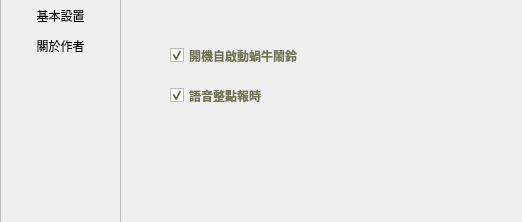
<?xml version="1.0" encoding="UTF-8"?>
<ui version="4.0">
 <class>SettingDlg</class>
 <widget class="QDialog" name="SettingDlg">
  <property name="geometry">
   <rect>
    <x>0</x>
    <y>0</y>
    <width>522</width>
    <height>222</height>
   </rect>
  </property>
  <property name="sizePolicy">
   <sizepolicy hsizetype="Fixed" vsizetype="Fixed">
    <horstretch>0</horstretch>
    <verstretch>0</verstretch>
   </sizepolicy>
  </property>
  <property name="windowTitle">
   <string>SettingDlg</string>
  </property>
  <property name="sizeGripEnabled">
   <bool>false</bool>
  </property>
  <property name="modal">
   <bool>false</bool>
  </property>
  <widget class="QFrame" name="frame">
   <property name="geometry">
    <rect>
     <x>0</x>
     <y>-10</y>
     <width>121</width>
     <height>241</height>
    </rect>
   </property>
   <property name="frameShape">
    <enum>QFrame::StyledPanel</enum>
   </property>
   <property name="frameShadow">
    <enum>QFrame::Plain</enum>
   </property>
   <widget class="QToolButton" name="btnSetting">
    <property name="geometry">
     <rect>
      <x>0</x>
      <y>10</y>
      <width>121</width>
      <height>31</height>
     </rect>
    </property>
    <property name="font">
     <font>
      <family>Arial</family>
      <weight>50</weight>
      <bold>false</bold>
     </font>
    </property>
    <property name="text">
     <string>基本設置</string>
    </property>
    <property name="icon">
     <iconset resource="AlarmClock.qrc">
      <normaloff>:/AlarmClock/Resources/exit.png</normaloff>:/AlarmClock/Resources/exit.png</iconset>
    </property>
    <property name="checkable">
     <bool>false</bool>
    </property>
    <property name="checked">
     <bool>false</bool>
    </property>
    <property name="toolButtonStyle">
     <enum>Qt::ToolButtonTextBesideIcon</enum>
    </property>
    <property name="autoRaise">
     <bool>true</bool>
    </property>
   </widget>
   <widget class="QToolButton" name="btnAbout">
    <property name="geometry">
     <rect>
      <x>0</x>
      <y>40</y>
      <width>121</width>
      <height>31</height>
     </rect>
    </property>
    <property name="text">
     <string>關於作者</string>
    </property>
    <property name="icon">
     <iconset resource="AlarmClock.qrc">
      <normaloff>:/AlarmClock/Resources/about_btn.png</normaloff>:/AlarmClock/Resources/about_btn.png</iconset>
    </property>
    <property name="checkable">
     <bool>false</bool>
    </property>
    <property name="toolButtonStyle">
     <enum>Qt::ToolButtonTextBesideIcon</enum>
    </property>
    <property name="autoRaise">
     <bool>true</bool>
    </property>
   </widget>
  </widget>
  <widget class="QStackedWidget" name="stackedWidget">
   <property name="geometry">
    <rect>
     <x>130</x>
     <y>10</y>
     <width>391</width>
     <height>211</height>
    </rect>
   </property>
   <property name="currentIndex">
    <number>0</number>
   </property>
   <widget class="QWidget" name="page1">
    <widget class="QCheckBox" name="checkBox">
     <property name="geometry">
      <rect>
       <x>40</x>
       <y>30</y>
       <width>181</width>
       <height>31</height>
      </rect>
     </property>
     <property name="font">
      <font>
       <family>Arial</family>
       <weight>75</weight>
       <bold>true</bold>
      </font>
     </property>
     <property name="styleSheet">
      <string notr="true">color: rgb(115, 115, 86);</string>
     </property>
     <property name="text">
      <string>開機自啟動蝸牛鬧鈴</string>
     </property>
     <property name="checked">
      <bool>true</bool>
     </property>
     <property name="tristate">
      <bool>false</bool>
     </property>
    </widget>
    <widget class="QCheckBox" name="checkBox_2">
     <property name="geometry">
      <rect>
       <x>40</x>
       <y>70</y>
       <width>181</width>
       <height>31</height>
      </rect>
     </property>
     <property name="font">
      <font>
       <family>Arial</family>
       <weight>75</weight>
       <bold>true</bold>
      </font>
     </property>
     <property name="styleSheet">
      <string notr="true">color: rgb(115, 115, 86);</string>
     </property>
     <property name="text">
      <string>語音整點報時</string>
     </property>
     <property name="checked">
      <bool>true</bool>
     </property>
     <property name="tristate">
      <bool>false</bool>
     </property>
    </widget>
   </widget>
   <widget class="QWidget" name="page2">
    <widget class="QLabel" name="label">
     <property name="geometry">
      <rect>
       <x>200</x>
       <y>20</y>
       <width>171</width>
       <height>161</height>
      </rect>
     </property>
     <property name="autoFillBackground">
      <bool>false</bool>
     </property>
     <property name="text">
      <string/>
     </property>
     <property name="pixmap">
      <pixmap resource="AlarmClock.qrc">:/AlarmClock/Resources/weixin.jpg</pixmap>
     </property>
     <property name="scaledContents">
      <bool>true</bool>
     </property>
     <property name="alignment">
      <set>Qt::AlignCenter</set>
     </property>
     <property name="wordWrap">
      <bool>false</bool>
     </property>
    </widget>
    <widget class="QLabel" name="label1">
     <property name="geometry">
      <rect>
       <x>0</x>
       <y>20</y>
       <width>181</width>
       <height>141</height>
      </rect>
     </property>
     <property name="text">
      <string>TextLabel</string>
     </property>
    </widget>
   </widget>
  </widget>
 </widget>
 <layoutdefault spacing="6" margin="11"/>
 <resources>
  <include location="AlarmClock.qrc"/>
 </resources>
 <connections/>
</ui>
